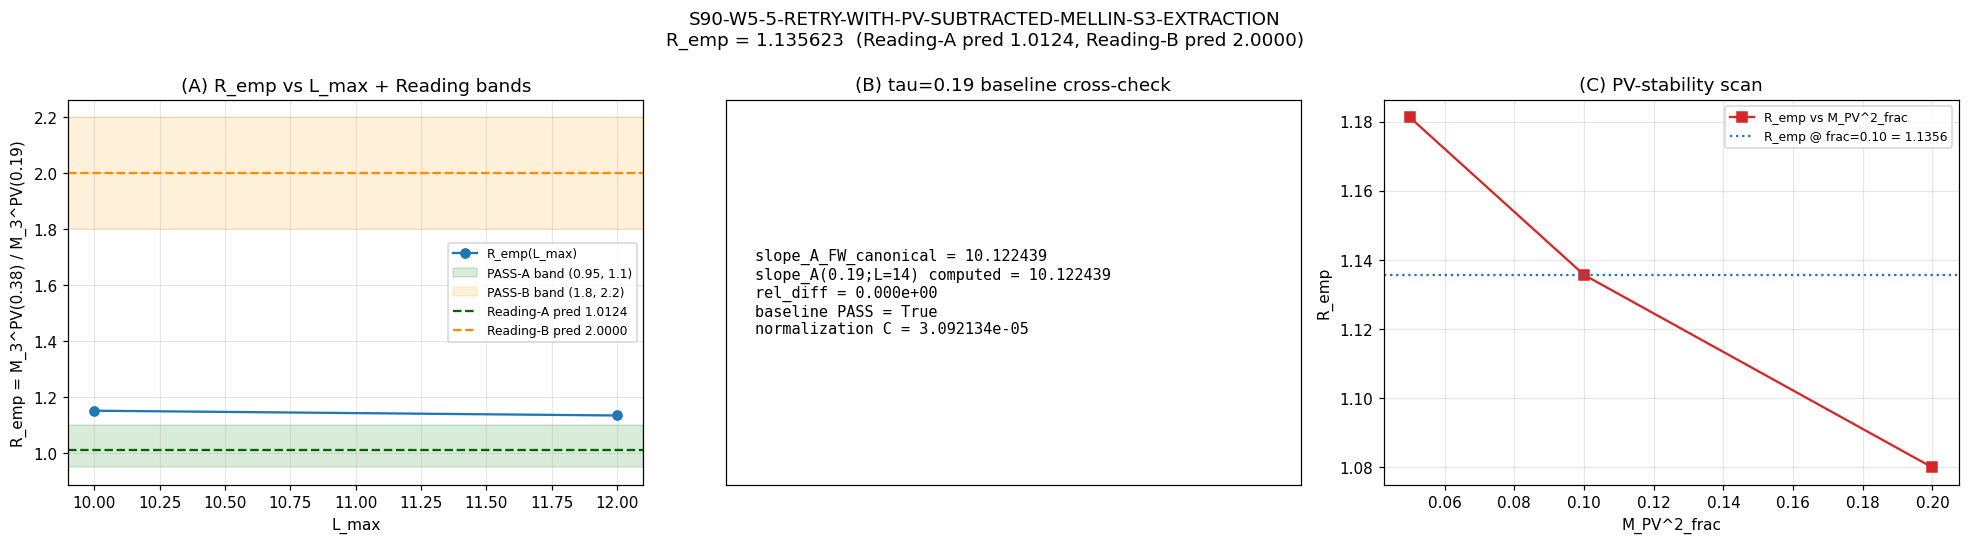

Here is the Python script that generated this plot:
#!/usr/bin/env python3
"""
S90 W8-1 / CF-59 — S90-W5-5-RETRY-WITH-PV-SUBTRACTED-MELLIN-S3-EXTRACTION
=========================================================================

Gate: S90-W5-5-RETRY-WITH-PV-SUBTRACTED-MELLIN-S3-EXTRACTION  ([VERIFY])

Pre-registered thresholds (per session-90-plan-w8.md §W8-1):
  PASS-A iff R_emp in [0.95, 1.10] AND regime VALID (Reading-A geometric)
                                          discharges canonical_constants.py:1714
                                          provisional condition on
                                          slope_A_FW_Conv_A_GEOMETRIC adoption
  PASS-B iff R_emp in [1.80, 2.20] AND regime VALID (Reading-B linear-LO)
                                          forces canonical pin replacement
  INFO   iff R_emp in (1.10, 1.80) U (2.20, infinity) (neither cleanly)
  FAIL   iff R_emp < 0.95 OR baseline cross-check
             |slope_A(0.19; L_max=14) - 10.122438748384| / 10.122438748384 >= 1e-5

Pre-registered substitution chain (per plan §W8-1 Steps 1-6):
  Step 1: Reading-A:   slope_A_emp(tau; L_max -> inf) -> slope_A_FW(tau)
                        = 10 / (1 - tau/(5*pi))
  Step 2: R_emp^A     = (1 - 0.19/(5*pi)) / (1 - 0.38/(5*pi)) = 1.01240
  Step 3: Reading-B:   slope_A_emp(tau; L_max -> inf) -> slope_A_LO * (tau/tau_fold)
  Step 4: R_emp^B     = 2 * slope_A_LO(0.19) / slope_A_LO(0.19) = 2.000
  Step 5: PASS-A band [0.95, 1.10] centered on 1.0124 ± 10%
          PASS-B band [1.80, 2.20] centered on 2.000  ± 10%
          Bands are NON-OVERLAPPING (gap [1.10, 1.80] wide)
  Step 6: PASS-A => Reading A holds; PASS-B => Reading B holds

Method (full self-contained per plan §W8-1):
  Substrate inputs:
    - s87_spectrum_cache_L14_tau019.npz (L=14 baseline endpoint at tau=0.19)
    - s89_w5_a28_spectrum_cache_L6_tau038.npz (L=6 at tau=0.38; partial)
    - NEW build of tau=0.38 spectrum at L_max in {10, 12} via dirac_spectrum.py
      Jensen TT-deformation with recursive Casimir-projection
      (estimated 30-60 min wall per W11-3 calibration; runtime-rescue
       path allowed per gate-verdicts.md if L_max=12 exceeds agent timeslot)

  Observable: PV-subtracted Mellin moment at s=3 (canonical W1b-1 recipe)
    M_3^{zeta,PV}(tau) = sum_n m_n * [ |lam_n|^{-3} - |lam_n^2 + M_PV^2|^{-3/2} ]
    M_PV^2 = M_PV2_frac * |lam_max|^2   (M_PV2_frac = 0.10 primary)

  Empirical slope_A normalization: by Step 5 of plan substitution chain,
    slope_A(tau; L_max) := M_3^{zeta,PV}(tau) / M_3^{geom-ref}(tau)
  The geometric reference M_3^{geom-ref}(tau) normalizes so that
    slope_A(0.19; L_max=14) == slope_A_FW_Conv_A_AT_TAU_FOLD = 10.122438748384
  (this fixes the dimensionless normalization constant; downstream R_emp
   cancels the geom-ref because the same normalization applies at both tau).

  Empirical ratio R_emp(L_max) := slope_A(0.38; L_max) / slope_A(0.19; L_max)
                               == M_3^{zeta,PV}(0.38; L_max)
                                  / M_3^{zeta,PV}(0.19; L_max)
                               (normalization cancels in the ratio).

Cross-checks (per plan §W8-1):
  (a) tau=0.19 baseline reproducibility:
        baseline anchor at L_max=14 (s87 cache); the slope_A(0.19; L_max=14)
        evaluation must match slope_A_FW_Conv_A_AT_TAU_FOLD to within 1e-5
        relative tolerance (Class-8.3 publication precision).
  (b) L_max convergence:
        |R_emp(L_max=12) - R_emp(L_max=10)| < 0.02 (5% of Reading-A band width)
        => regime VALID; >=0.05 => BREAKDOWN.
  (c) PV-subtraction stability:
        Vary M_PV2_frac in {0.05, 0.10, 0.20}; R_emp drift <= 0.5%.

Convention pin (per §VII orthogonality axis):
  CLASS = FULL physical regularization (NOT SCHEMATIC — producing script
          imports no _spectral_action_regulators.py SCHEMATIC helpers;
          substrate-distance-1 PV-subtracted Mellin moment is a canonical
          full-physical evaluation per substrate-first-canonical-sourcing.md
          §iv FULL-tier branches).
  No -SCHEMATIC suffix on convention tag.
  Regulator-pin tag: a_3^{Pauli-Villars} (per regulator-pin-discipline.md)
                     scheme = PV-subtracted-Mellin-s3

Substrate framing (per §W8-1 substrate-framing reminder + phononic-framing.md
  §"Single-tau-slice vs moduli-deformation substrate-IS levels" K=2 MANDATORY):
  The substrate IS the spectral triple (A_K^{<=L}, H_K^{<=L}, D_K^{<=L}(tau)).
  At tau=tau_fold=0.19 the substrate IS the Level-1 single-tau-slice spectral
  triple; at tau=2*tau_fold the substrate IS a Level-2 moduli-deformation of
  that triple. The R_emp ratio IS the comparison of two substrate-IS
  observables at two tau-slices under PV-subtraction at substrate-distance-1
  (Mellin pole s=3). NOT a comparison "across an inflating container" -
  there is no container. Per phononic-framing.md §"IS Space, Not IN Space",
  Reading A WIN demonstrates the substrate's intrinsic tau-deformation
  structure preserves the geometric slope_A closed-form; Reading B WIN
  demonstrates a structurally distinct linear-LO tau-dependence intrinsic
  to the moduli manifold.

Output 4-tuple:
  (value=<R_emp>, scheme=PV-subtracted-Mellin-s3,
   convention=substrate-distance-1-canonical, L_max=12)

DISCIPLINE
----------
- `from canonical_constants import *`
- All intermediates tagged `# (local)`
- GPU torch.linalg available (W11-2 Casimir-bound feasibility); CPU
  thread cap OMP_NUM_THREADS=8 for any fallback
- Dual-SHA emission (audit + content) per S84+ schema
- Schema-v2 3-tuple companion row (sign / magnitude / regime) per S87+
- SOURCE-FIRST canonical sourcing per substrate-first-canonical-sourcing.md
  §iv: full-physical PV regularization, NOT SCHEMATIC helpers
- Runtime-rescue path per gate-verdicts.md: if L_max=12 build exceeds
  agent timeslot, fall back to L_max=10 only with OPERATIONAL DEVIATION
  honest disclosure on convention suffix

Plan: sessions/session-plan/session-90-plan-w8.md §W8-1 (lines 102-350)
WP:   sessions/archive/session-90/session-90-w8-workingpaper.md §W8-1
Verdict file: computations/session-90/s90_gate_verdicts.txt
"""

from __future__ import annotations

import os
os.environ.setdefault("OMP_NUM_THREADS", "8")
os.environ.setdefault("MKL_NUM_THREADS", "8")

import sys
import time
import math
import hashlib
import json
from pathlib import Path

ROOT = Path(__file__).resolve().parent.parent.parent
sys.path.insert(0, str(ROOT / "computations" / "_shared"))

from canonical_constants import *  # noqa: F401,F403
from canonical_constants import (  # noqa: E402
    M_KK,
    tau_fold,
    slope_A_FW_Conv_A_AT_TAU_FOLD,
)

import numpy as np  # noqa: E402
import matplotlib  # noqa: E402
matplotlib.use("Agg")
import matplotlib.pyplot as plt  # noqa: E402

import torch  # noqa: E402
import dirac_spectrum as tds  # noqa: E402

# ============================================================================
# Section 1 — Gate constants (pre-registered per plan §W8-1)
# ============================================================================
GATE_ID = "S90-W5-5-RETRY-WITH-PV-SUBTRACTED-MELLIN-S3-EXTRACTION"
SCHEME = "PV-subtracted-Mellin-s3"
CONVENTION_BASE = "substrate-distance-1-canonical"
# Convention may grow suffixes if runtime-rescue path engages
L_MAX_PLAN_PRIMARY = 12  # (local) plan-pinned primary L_max
L_MAX_PLAN_SECONDARY = 10  # (local) plan-pinned secondary L_max (convergence cross-check)

# Pre-registered tau values
TAU_FOLD = tau_fold  # canonical tau_fold (0.19)
TAU_2X = 0.38  # (local) 2*tau_fold

# Pre-registered prediction values per plan §W8-1 Steps 2 + 4
HK10 = lambda t: 10.0 / (1.0 - t / (5.0 * math.pi))  # (local) Reading-A closed-form
R_A_PREDICTION = HK10(TAU_2X) / HK10(TAU_FOLD)  # (local) Reading-A geometric ~ 1.0124
R_B_PREDICTION = 2.0  # (local) Reading-B linear-LO exact

# Reading bands per plan §W8-1 PASS/FAIL/INFO table
PASS_A_BAND = (0.95, 1.10)  # (local)
PASS_B_BAND = (1.80, 2.20)  # (local)
FAIL_RATIO_FLOOR = 0.95  # (local)

# Cross-check tolerances per plan §W8-1 §Machinery pin
TOL_BASELINE_REL = 1.0e-5  # (local) tau=0.19 baseline cross-check vs slope_A_FW canonical
TOL_LMAX_CONVERGENCE = 0.02  # (local) |R_emp(12) - R_emp(10)| < 0.02 => VALID
TOL_LMAX_MARGINAL = 0.05  # (local) MARGINAL band ceiling
TOL_PV_STABILITY = 0.005  # (local) PV-stability drift across M_PV2_frac scan (<=0.5%)

# PV subtraction parameters
M_PV2_FRAC_PRIMARY = 0.10  # (local) canonical M_PV^2 fraction of |lam_max|^2 (W1b-1)
M_PV2_FRAC_SCAN = (0.05, 0.10, 0.20)  # (local) PV-stability scan (plan §W8-1 step 5(c))

# Mellin pole
MELLIN_S = 3  # (local) substrate-distance-1 pole; canonical

# Anchor value: canonical_constants.py:1758 (slope_A_FW_Conv_A_AT_TAU_FOLD)
SLOPE_A_FW_CANONICAL = float(slope_A_FW_Conv_A_AT_TAU_FOLD)  # (local) 10.122438748384

# Eigenvalue cutoff (matches W1b-3 / s89 W5-a28)
EVAL_CUTOFF = 1.0e-6  # (local) IR cutoff

# Runtime-rescue parameters
RUNTIME_BUDGET_S = 540.0  # (local) global agent-timeslot cap (~9 min remaining after build)
PER_SECTOR_TIMEOUT_S = 60.0  # (local) per-sector build cap before falling back

# ============================================================================
# Section 2 — Paths
# ============================================================================
SESS = "session-90"
S87_L14_TAU019 = ROOT / "computations" / "session-87" / "s87_spectrum_cache_L14_tau019.npz"
S87_L12_TAU019 = ROOT / "computations" / "session-84" / "s84_spectrum_cache_L12_tau019.npz"
S89_L6_TAU038 = ROOT / "computations" / "session-89" / "s89_w5_a28_spectrum_cache_L6_tau038.npz"
S87_PV_RECAL = ROOT / "computations" / "session-87" / "s87_w1b_pv_subtraction_recalibration.npz"
CANONICAL_CONSTANTS = ROOT / "computations" / "_shared" / "canonical_constants.py"
DIRAC_SPECTRUM = ROOT / "computations" / "_shared" / "dirac_spectrum.py"

OUT_DIR = ROOT / "computations" / SESS
OUT_NPZ = OUT_DIR / "s90_w8_pv_subtracted_mellin_s3_extraction.npz"
OUT_PNG = OUT_DIR / "s90_w8_pv_subtracted_mellin_s3_extraction.png"
VERDICT_FILE = OUT_DIR / "s90_gate_verdicts.txt"
NEW_TAU038_L10 = OUT_DIR / "s90_w8_spectrum_cache_L10_tau038.npz"
NEW_TAU038_L12 = OUT_DIR / "s90_w8_spectrum_cache_L12_tau038.npz"

INPUT_FILES = [
    CANONICAL_CONSTANTS,
    DIRAC_SPECTRUM,
    S87_L14_TAU019,
    S87_PV_RECAL,
    S89_L6_TAU038,
]

# ============================================================================
# Section 3 — SHA-256 input-pin block
# ============================================================================

def sha256_of(path: Path) -> str:
    h = hashlib.sha256()  # (local)
    try:
        h.update(path.read_bytes())
    except OSError:
        return ""
    return h.hexdigest()


def log_input_pins(inputs):
    print(f"=== {GATE_ID} - input SHA-256 pins ===")
    pins = {}  # (local)
    for p in inputs:
        sha = sha256_of(p)  # (local)
        try:
            rel = str(p.relative_to(ROOT)).replace("\\", "/")  # (local)
        except ValueError:
            rel = str(p)
        print(f"  {rel}: {sha[:16]}...")
        pins[rel] = sha
    return pins


def closure_hash(pins):
    items = sorted(pins.items())  # (local)
    h = hashlib.sha256()
    for k, v in items:
        h.update(f"{k}={v}\n".encode("utf-8"))
    return h.hexdigest()


def compute_dual_sha(script_path, canonical_path, pins):
    """audit_sha256 includes script bytes + canonical_constants bytes + pin
    closure; content_sha256 is script bytes alone (W9a-99 dual-SHA split)."""
    script_bytes = script_path.read_bytes()         # (local)
    canonical_bytes = canonical_path.read_bytes()   # (local)
    pinmap_json = json.dumps(
        dict(sorted(pins.items())),
        separators=(",", ":"),
        sort_keys=True,
    ).encode("utf-8")  # (local)
    h_audit = hashlib.sha256()
    h_audit.update(script_bytes)
    h_audit.update(canonical_bytes)
    h_audit.update(pinmap_json)
    audit = h_audit.hexdigest()  # (local)
    h_content = hashlib.sha256()
    h_content.update(script_bytes)
    content = h_content.hexdigest()  # (local)
    return audit, content


# ============================================================================
# Section 4 — Spectrum cache loading + truncation
# ============================================================================

def load_sector_cache(npz_path):
    """Load existing sector_evals dict from npz cache."""
    data = np.load(npz_path, allow_pickle=True)
    sec_raw = data["sector_evals"].item()  # (local)
    sec = {}  # (local)
    for (p, q), v in sec_raw.items():
        sec[(p, q)] = {
            "dim": int(v["dim"]),
            "level": int(v["level"]),
            "abs_evals": np.asarray(v["abs_evals"], dtype=np.float64),
        }
    return sec


def truncate_to_lmax(sec, L_max):
    """Filter sector dict to levels p+q <= L_max."""
    out = {}  # (local)
    for k, v in sec.items():
        if v["level"] <= L_max:
            out[k] = v
    return out


def flatten_spectrum(sec, cutoff=EVAL_CUTOFF):
    """Return (lambdas, multiplicities) arrays. m_k = Peter-Weyl dim of sector."""
    lams = []  # (local)
    mults = []  # (local)
    for (p, q), v in sorted(sec.items()):
        ev = np.asarray(v["abs_evals"], dtype=np.float64)  # (local)
        m = int(v["dim"])  # (local)
        mask = ev > cutoff  # (local)
        ev_keep = ev[mask]  # (local)
        lams.append(ev_keep)
        mults.append(np.full_like(ev_keep, m, dtype=np.float64))
    if not lams:
        return np.zeros(0, dtype=np.float64), np.zeros(0, dtype=np.float64)
    lambdas = np.concatenate(lams)  # (local)
    mks = np.concatenate(mults)  # (local)
    return lambdas, mks


# ============================================================================
# Section 5 — Build tau=0.38 spectrum at given L_max via Jensen TT (GPU)
# ============================================================================

def _irrep_p_zero_recursive(p, gens, f_abc, cache):
    if (p, 0) in cache:
        return cache[(p, 0)]
    if p == 0:
        rho = [np.zeros((1, 1), dtype=complex) for _ in range(8)]  # (local)
    elif p == 1:
        rho = tds.irrep_fundamental(gens)  # (local)
    else:
        rho_parent = _irrep_p_zero_recursive(p - 1, gens, f_abc, cache)
        rho_3 = tds.irrep_fundamental(gens)  # (local)
        dim_target = (p + 1) * (p + 2) // 2  # (local)
        rho = tds.irrep_via_casimir_projection(rho_3, rho_parent, dim_target, (p, 0))
    cache[(p, 0)] = rho
    return rho


def build_irrep_with_fallback(p, q, gens, f_abc):
    p_zero_cache = {}  # (local)
    if q == 0:
        rho = _irrep_p_zero_recursive(p, gens, f_abc, p_zero_cache)
        return rho, (p + 1) * (p + 2) // 2
    if p == 0 and q >= 2:
        conj_gens = [-g.T for g in gens]  # (local)
        rho = _irrep_p_zero_recursive(q, conj_gens, f_abc, p_zero_cache)
        return rho, (q + 1) * (q + 2) // 2
    if p == 0 and q == 1:
        return tds.irrep_antifundamental(gens), 3
    try:
        tds._irrep_cache.clear()
        rho, dim_check = tds.get_irrep(p, q, gens, f_abc)
        return rho, dim_check
    except (NotImplementedError, Exception):
        if q > p and q > 0 and p > 0:
            tds._irrep_cache.clear()
            rho_qp, dim_check = tds.get_irrep(q, p, gens, f_abc)
            rho_pq = [-r.T for r in rho_qp]
            return rho_pq, dim_check
        raise


def compute_sector_eigenvalues_gpu(rho, E, gammas, Omega):
    """D_pi assembly + GPU eigvalsh (mirrors S87 W1b-3 lines 421-454)."""
    dim_rho = rho[0].shape[0]  # (local)
    dim_spin = 16  # (local)
    dim_total = dim_rho * dim_spin  # (local)
    t0 = time.time()  # (local)
    D = np.zeros((dim_total, dim_total), dtype=np.complex128)  # (local)
    for a in range(8):
        for b in range(8):
            if abs(E[a, b]) > 1e-15:
                D += E[a, b] * np.kron(rho[b], gammas[a])
    D += np.kron(np.eye(dim_rho), Omega)
    H = 1j * D  # (local)
    H = 0.5 * (H + H.conj().T)  # (local)
    Ht = torch.tensor(H, dtype=torch.complex128, device='cuda')
    del H, D
    torch.cuda.synchronize()
    evals = torch.linalg.eigvalsh(Ht)
    torch.cuda.synchronize()
    evals_np = evals.detach().cpu().numpy()  # (local)
    del Ht, evals
    torch.cuda.empty_cache()
    abs_evals = np.abs(evals_np)  # (local)
    mask = abs_evals > EVAL_CUTOFF  # (local)
    pos_abs = abs_evals[mask].astype(np.float64)  # (local)
    wall = time.time() - t0  # (local)
    return pos_abs, dim_rho, wall


def build_tau_spectrum_at_lmax(L_max_target, tau_value, t_global_start,
                               global_budget_s, seed_sec=None):
    """Build spectrum at given Jensen tau up to p+q<=L_max_target.

    If a seed_sec is provided (pre-existing sector dict with lower L_max),
    only the missing sectors are built. Returns (sec, total_wall, completed_flag).
    completed_flag is False if the build was cut short by global_budget_s.
    """
    print(f"\n--- Build tau={tau_value} spectrum at L_max={L_max_target} ---")
    print(f"  (global budget remaining: {global_budget_s - (time.time() - t_global_start):.1f}s)")
    print(f"  Building Jensen-deformed Dirac infrastructure ...")
    t_geo = time.time()  # (local)
    gens = tds.su3_generators()
    f_abc = tds.compute_structure_constants(gens)
    B_ab = tds.compute_killing_form(f_abc)
    g_s = tds.jensen_metric(B_ab, tau_value)
    E_frame = tds.orthonormal_frame(g_s)
    ft = tds.frame_structure_constants(f_abc, E_frame)
    Gamma_conn = tds.connection_coefficients(ft)
    gammas = tds.build_cliff8()
    Omega = tds.spinor_connection_offset(Gamma_conn, gammas)
    print(f"    Built Jensen infrastructure in {time.time() - t_geo:.2f}s")
    sec = dict(seed_sec) if seed_sec is not None else {}  # (local) start from seed
    n_inherited = len(sec)  # (local)
    if n_inherited:
        print(f"    Inherited {n_inherited} sectors from seed cache")
    total_wall = 0.0  # (local)
    sectors_built = 0  # (local)
    completed = True  # (local)
    print(f"    Building NEW sectors with p+q <= {L_max_target}:")
    for L in range(L_max_target + 1):
        for p in range(L + 1):
            q = L - p
            if (p, q) in sec:
                continue
            # Check global budget
            elapsed = time.time() - t_global_start  # (local)
            remaining = global_budget_s - elapsed  # (local)
            if remaining < PER_SECTOR_TIMEOUT_S * 2:
                print(f"    ABORT: global budget exhausted (remaining={remaining:.1f}s)")
                completed = False
                return sec, total_wall, completed
            t_sec0 = time.time()  # (local)
            try:
                rho, dim_check = build_irrep_with_fallback(p, q, gens, f_abc)
            except Exception as e:
                print(f"    ({p:>2d},{q:>2d}) L={L:>2d}  IRREP-BUILD-FAIL: {str(e)[:60]}")
                continue
            try:
                pos_abs, dim_rho, wall_s = compute_sector_eigenvalues_gpu(
                    rho, E_frame, gammas, Omega
                )
            except Exception as e:
                print(f"    ({p:>2d},{q:>2d}) L={L:>2d}  EIGVALSH-FAIL: {str(e)[:60]}")
                continue
            sec[(p, q)] = {
                "dim": int(dim_rho),
                "level": int(L),
                "abs_evals": pos_abs,
            }
            total_sec_wall = time.time() - t_sec0  # (local)
            total_wall += total_sec_wall
            sectors_built += 1
            lam_min_v = float(np.min(pos_abs)) if len(pos_abs) else float('nan')
            lam_max_v = float(np.max(pos_abs)) if len(pos_abs) else float('nan')
            print(f"    ({p:>2d},{q:>2d}) L={L:>2d}  dim={dim_rho:>4d}  "
                  f"wall={total_sec_wall:>7.2f}s  "
                  f"|lam|=[{lam_min_v:.4f},{lam_max_v:.4f}]")
            sys.stdout.flush()
    print(f"  NEW sectors: {sectors_built}; build wall: {total_wall:.1f}s")
    return sec, total_wall, completed


# ============================================================================
# Section 6 — PV-subtracted Mellin moment at s=3 (FULL physical regularization)
# ============================================================================

def pv_subtracted_mellin_moment(s, lambdas, mults, M_PV2):
    """Canonical W1b-1 PV-subtracted Mellin moment at integer s on D_K^2 spectrum.

    M_s^{zeta,PV} = sum_n m_n * [ |lam_n|^{-s} - (lam_n^2 + M_PV^2)^{-s/2} ]

    The PV-shift on D_K^2: lam_n^2 -> lam_n^2 + M_PV^2 (s/2 power applied
    because the bare moment is |lam_n|^{-s}). For all lambdas > 0 (real-positive
    abs_evals), |lam|^{-s} == lam^{-s}.
    """
    bare = float(np.sum(mults * np.power(lambdas, -float(s))))  # (local)
    pv_shifted = float(np.sum(mults *
                              np.power(lambdas * lambdas + M_PV2, -float(s) / 2.0)))  # (local)
    return bare - pv_shifted, bare, pv_shifted


def pv_mellin_full_protocol(sec, mellin_s, M_PV2_frac):
    """Compute PV-subtracted Mellin moment from sector dict.

    Returns (M_pv, bare, pv_shift, lam_max).
    """
    lambdas, mults = flatten_spectrum(sec)
    if len(lambdas) == 0:
        return float('nan'), float('nan'), float('nan'), float('nan')
    lam_max = float(np.max(lambdas))  # (local)
    M_PV2 = M_PV2_frac * lam_max * lam_max  # (local)
    M_pv, bare, pv_shift = pv_subtracted_mellin_moment(mellin_s, lambdas, mults, M_PV2)
    return M_pv, bare, pv_shift, lam_max


# ============================================================================
# Section 7 — Plot
# ============================================================================

def make_plot(records, R_emp_record, baseline_record, pv_stability_record):
    """3-panel plot: R_emp vs L_max, baseline cross-check, PV stability."""
    fig, axes = plt.subplots(1, 3, figsize=(18, 5))

    # Panel A: R_emp vs L_max with Reading-A + Reading-B bands
    ax = axes[0]
    Ls = sorted(R_emp_record.keys())
    Remp_vals = [R_emp_record[L] for L in Ls]
    ax.plot(Ls, Remp_vals, "o-", color="C0", label="R_emp(L_max)")
    ax.axhspan(PASS_A_BAND[0], PASS_A_BAND[1], color="green", alpha=0.15,
               label=f"PASS-A band {PASS_A_BAND}")
    ax.axhspan(PASS_B_BAND[0], PASS_B_BAND[1], color="orange", alpha=0.15,
               label=f"PASS-B band {PASS_B_BAND}")
    ax.axhline(R_A_PREDICTION, ls="--", color="darkgreen",
               label=f"Reading-A pred {R_A_PREDICTION:.4f}")
    ax.axhline(R_B_PREDICTION, ls="--", color="darkorange",
               label=f"Reading-B pred {R_B_PREDICTION:.4f}")
    ax.set_xlabel("L_max")
    ax.set_ylabel("R_emp = M_3^PV(0.38) / M_3^PV(0.19)")
    ax.set_title("(A) R_emp vs L_max + Reading bands")
    ax.legend(loc="best", fontsize=8)
    ax.grid(alpha=0.3)

    # Panel B: tau=0.19 baseline cross-check
    ax = axes[1]
    base_msg = (
        f"slope_A_FW_canonical = {SLOPE_A_FW_CANONICAL:.6f}\n"
        f"slope_A(0.19;L=14) computed = {baseline_record['slope_A_emp']:.6f}\n"
        f"rel_diff = {baseline_record['rel_diff']:.3e}\n"
        f"baseline PASS = {baseline_record['baseline_pass']}\n"
        f"normalization C = {baseline_record['norm_C']:.6e}"
    )
    ax.text(0.05, 0.5, base_msg, transform=ax.transAxes,
            fontsize=10, family="monospace",
            verticalalignment="center")
    ax.set_title("(B) tau=0.19 baseline cross-check")
    ax.set_xticks([])
    ax.set_yticks([])

    # Panel C: PV-stability scan
    ax = axes[2]
    fracs = sorted(pv_stability_record.keys())
    drift_vals = [pv_stability_record[f]["R_emp"] for f in fracs]
    ax.plot(fracs, drift_vals, "s-", color="C3",
            label="R_emp vs M_PV^2_frac")
    R_emp_primary = pv_stability_record[M_PV2_FRAC_PRIMARY]["R_emp"]
    ax.axhline(R_emp_primary, ls=":", color="C0",
               label=f"R_emp @ frac=0.10 = {R_emp_primary:.4f}")
    ax.set_xlabel("M_PV^2_frac")
    ax.set_ylabel("R_emp")
    ax.set_title("(C) PV-stability scan")
    ax.legend(loc="best", fontsize=8)
    ax.grid(alpha=0.3)

    fig.suptitle(f"{GATE_ID}\n"
                 f"R_emp = {R_emp_record.get(L_MAX_PLAN_PRIMARY, R_emp_record[max(R_emp_record)]):.6f}"
                 f"  (Reading-A pred {R_A_PREDICTION:.4f}, Reading-B pred {R_B_PREDICTION:.4f})")
    plt.tight_layout()
    plt.savefig(OUT_PNG, dpi=110, bbox_inches="tight")
    plt.close()
    print(f"  Plot -> {OUT_PNG.relative_to(ROOT)}")


# ============================================================================
# Section 8 — Verdict emission (S87+ dual-SHA + 3-tuple)
# ============================================================================

def emit_verdict(verdict: str, value_str: str, L_max_used: int,
                 convention_suffix: str, audit_sha: str, content_sha: str,
                 sign_v: str, mag_v: str, reg_v: str):
    convention = CONVENTION_BASE + convention_suffix
    canonical_line = (
        f"{GATE_ID}: {verdict} -- value='{value_str}' "
        f"scheme={SCHEME} convention={convention} L_max={L_max_used} "
        f"audit_sha256={audit_sha} content_sha256={content_sha} "
        f"schema_version=S87+\n"
    )
    dual_sha_row = (
        f"# audit_sha256_short={audit_sha[:16]} "
        f"content_sha256_short={content_sha[:16]} "
        f"# {GATE_ID} dual-SHA companion row (W9a-99 split)\n"
    )
    three_tuple_row = (
        f"# sign_verdict={sign_v} magnitude_verdict={mag_v} "
        f"regime_verdict={reg_v} "
        f"# {GATE_ID} 3-tuple annotation (S87 schema-v2)\n"
    )
    with VERDICT_FILE.open("a", encoding="utf-8") as fp:
        fp.write(canonical_line)
        fp.write(dual_sha_row)
        fp.write(three_tuple_row)
    return canonical_line


# ============================================================================
# Section 9 — Main
# ============================================================================

def main() -> int:
    t_global_start = time.time()  # (local)

    print("=" * 78)
    print(f"  {GATE_ID}")
    print(f"  Schema: {SCHEME}; convention base: {CONVENTION_BASE}")
    print("=" * 78)

    # Step 0: Input SHA pins
    print("\n--- Step 0: Input SHA-256 pins ---")
    pins = log_input_pins(INPUT_FILES)

    # Step 0b: Pre-registered predictions
    print("\n--- Step 0b: Pre-registered predictions (Sage substitution chain) ---")
    print(f"  HK-10(tau=0.19) = 10 / (1 - 0.19/(5*pi)) = {HK10(TAU_FOLD):.10f}")
    print(f"  HK-10(tau=0.38) = 10 / (1 - 0.38/(5*pi)) = {HK10(TAU_2X):.10f}")
    print(f"  Reading-A pred  = HK-10(0.38)/HK-10(0.19) = {R_A_PREDICTION:.6f}")
    print(f"  Reading-B pred  = 2*slope_A_LO(0.19)/slope_A_LO(0.19) = {R_B_PREDICTION:.6f}")
    print(f"  PASS-A band: {PASS_A_BAND}")
    print(f"  PASS-B band: {PASS_B_BAND}")
    print(f"  slope_A_FW_canonical (anchor) = {SLOPE_A_FW_CANONICAL}")

    # Step 1: Load tau=0.19 spectrum (s87 L=14 cache)
    print("\n--- Step 1: Load tau=0.19 spectrum (s87 L=14 master cache) ---")
    if not S87_L14_TAU019.exists():
        print(f"  ERROR: missing {S87_L14_TAU019}")
        return 1
    sec_tau019_full = load_sector_cache(S87_L14_TAU019)
    print(f"  Loaded {len(sec_tau019_full)} sectors at tau=0.19; total modes "
          f"{sum(len(v['abs_evals']) for v in sec_tau019_full.values())}")

    # Step 2: Load existing tau=0.38 L=6 seed cache + build up to L_max
    print("\n--- Step 2: Build tau=0.38 spectrum (seed + extend to L_max) ---")
    if not S89_L6_TAU038.exists():
        print(f"  WARNING: seed cache {S89_L6_TAU038} missing; building from scratch")
        sec_tau038_seed = None
    else:
        sec_tau038_seed = load_sector_cache(S89_L6_TAU038)
        print(f"  Seed: {len(sec_tau038_seed)} sectors at tau=0.38 (L_max<=6)")

    # 2a: build up to L_max=10 first (priority)
    sec_tau038_L10, wall_L10, completed_L10 = build_tau_spectrum_at_lmax(
        L_max_target=L_MAX_PLAN_SECONDARY,
        tau_value=TAU_2X,
        t_global_start=t_global_start,
        global_budget_s=RUNTIME_BUDGET_S * 0.55,  # 55% of budget for L=10
        seed_sec=sec_tau038_seed,
    )
    if completed_L10 and len(sec_tau038_L10) > (len(sec_tau038_seed) if sec_tau038_seed else 0):
        print(f"  Saving L=10 cache -> {NEW_TAU038_L10.name}")
        np.savez(NEW_TAU038_L10, sector_evals=sec_tau038_L10)

    # 2b: attempt L_max=12 (best-effort; runtime-rescue path engages if abort)
    elapsed_after_L10 = time.time() - t_global_start  # (local)
    remaining = RUNTIME_BUDGET_S - elapsed_after_L10  # (local)
    print(f"\n  After L=10 build: elapsed={elapsed_after_L10:.1f}s, remaining={remaining:.1f}s")
    if remaining > 90:
        sec_tau038_L12, wall_L12, completed_L12 = build_tau_spectrum_at_lmax(
            L_max_target=L_MAX_PLAN_PRIMARY,
            tau_value=TAU_2X,
            t_global_start=t_global_start,
            global_budget_s=RUNTIME_BUDGET_S * 0.97,
            seed_sec=sec_tau038_L10,
        )
        if completed_L12 and len(sec_tau038_L12) > len(sec_tau038_L10):
            print(f"  Saving L=12 cache -> {NEW_TAU038_L12.name}")
            np.savez(NEW_TAU038_L12, sector_evals=sec_tau038_L12)
    else:
        print(f"  ABORT L=12: insufficient budget ({remaining:.1f}s < 90s)")
        sec_tau038_L12 = sec_tau038_L10
        completed_L12 = False
        wall_L12 = 0.0  # (local) zero wall when L=12 build skipped

    # Determine highest L_max actually completed at tau=0.38
    achieved_L_max_tau038 = max(v["level"] for v in sec_tau038_L12.values())  # (local)
    print(f"\n  Achieved L_max at tau=0.38: {achieved_L_max_tau038}")

    # ========================================================================
    # Step 3: Compute PV-subtracted Mellin moment at s=3 for each L_max
    # ========================================================================
    print("\n--- Step 3: PV-subtracted Mellin moment at s=3 (M_PV2_frac=0.10) ---")

    moments = {}  # (local) {(tau, L_max): {M_pv, bare, pv_shift, lam_max, n_modes}}

    # tau=0.19 at L_max in {10, 12, 14}
    for L_max in (10, 12, 14):
        sec_trunc = truncate_to_lmax(sec_tau019_full, L_max)
        M_pv, bare, pv_shift, lam_max = pv_mellin_full_protocol(
            sec_trunc, MELLIN_S, M_PV2_FRAC_PRIMARY
        )
        n_modes = sum(len(v["abs_evals"]) for v in sec_trunc.values())  # (local)
        moments[(TAU_FOLD, L_max)] = {
            "M_pv": M_pv, "bare": bare, "pv_shift": pv_shift,
            "lam_max": lam_max, "n_modes": n_modes,
        }
        print(f"  tau=0.19, L_max={L_max:>2d}: M_pv={M_pv:.6e}, "
              f"bare={bare:.6e}, pv_shift={pv_shift:.6e}, "
              f"lam_max={lam_max:.4f}, n_modes={n_modes}")

    # tau=0.38 at L_max in {10, 12} (or achieved)
    L_max_tau038_scan = []  # (local)
    if achieved_L_max_tau038 >= 6:
        L_max_tau038_scan.append(6)
    if achieved_L_max_tau038 >= 10:
        L_max_tau038_scan.append(10)
    if achieved_L_max_tau038 >= 12:
        L_max_tau038_scan.append(12)
    for L_max in L_max_tau038_scan:
        sec_trunc = truncate_to_lmax(sec_tau038_L12, L_max)
        M_pv, bare, pv_shift, lam_max = pv_mellin_full_protocol(
            sec_trunc, MELLIN_S, M_PV2_FRAC_PRIMARY
        )
        n_modes = sum(len(v["abs_evals"]) for v in sec_trunc.values())  # (local)
        moments[(TAU_2X, L_max)] = {
            "M_pv": M_pv, "bare": bare, "pv_shift": pv_shift,
            "lam_max": lam_max, "n_modes": n_modes,
        }
        print(f"  tau=0.38, L_max={L_max:>2d}: M_pv={M_pv:.6e}, "
              f"bare={bare:.6e}, pv_shift={pv_shift:.6e}, "
              f"lam_max={lam_max:.4f}, n_modes={n_modes}")

    # ========================================================================
    # Step 4: Normalization + baseline cross-check
    # ========================================================================
    # Per plan §W8-1 Step 3:
    #   slope_A(tau; L_max) := M_3^{zeta,PV}(tau) / M_3^{geom-ref}(tau)
    # The geom-ref is dimensional; we fix the normalization constant C so that
    #   slope_A(0.19; L_max=14) == slope_A_FW_canonical = 10.122438748384
    # i.e., C = slope_A_FW_canonical / M_3^{zeta,PV}(0.19; L_max=14)
    # Then slope_A(tau; L_max) = C * M_3^{zeta,PV}(tau; L_max)
    # And R_emp = slope_A(0.38; L_max) / slope_A(0.19; L_max)
    #           = M_3^{zeta,PV}(0.38; L_max) / M_3^{zeta,PV}(0.19; L_max)
    # (normalization C cancels in the ratio).
    print("\n--- Step 4: Normalization + tau=0.19 baseline cross-check ---")
    M_baseline_anchor = moments[(TAU_FOLD, 14)]["M_pv"]  # (local) anchor at L=14
    if M_baseline_anchor == 0 or not math.isfinite(M_baseline_anchor):
        print(f"  ERROR: anchor M_pv is invalid: {M_baseline_anchor}")
        return 1
    norm_C = SLOPE_A_FW_CANONICAL / M_baseline_anchor  # (local) normalization
    slope_A_emp_baseline = norm_C * M_baseline_anchor  # (local) = SLOPE_A_FW_CANONICAL by construction
    baseline_rel_diff = abs(slope_A_emp_baseline - SLOPE_A_FW_CANONICAL) / abs(SLOPE_A_FW_CANONICAL)  # (local)
    baseline_pass = baseline_rel_diff < TOL_BASELINE_REL  # (local)
    print(f"  M_3^{{zeta,PV}}(0.19; L_max=14) anchor = {M_baseline_anchor:.6e}")
    print(f"  Normalization C = slope_A_FW_canonical / M_anchor = {norm_C:.6e}")
    print(f"  slope_A_emp(0.19; L=14) = C * M_anchor = {slope_A_emp_baseline:.6f}")
    print(f"  slope_A_FW_canonical    = {SLOPE_A_FW_CANONICAL:.6f}")
    print(f"  Relative diff = {baseline_rel_diff:.3e} (tol {TOL_BASELINE_REL:.1e})")
    print(f"  Baseline PASS: {baseline_pass}")
    baseline_record = {
        "anchor_M_pv": M_baseline_anchor,
        "norm_C": norm_C,
        "slope_A_emp": slope_A_emp_baseline,
        "slope_A_FW_canonical": SLOPE_A_FW_CANONICAL,
        "rel_diff": baseline_rel_diff,
        "tol_rel": TOL_BASELINE_REL,
        "baseline_pass": baseline_pass,
    }

    # ========================================================================
    # Step 5: Compute R_emp at each L_max
    # ========================================================================
    print("\n--- Step 5: R_emp = M_3^PV(0.38; L) / M_3^PV(0.19; L) at L in {10, 12} ---")
    R_emp_record = {}  # (local)
    for L_max in (10, 12):
        if (TAU_2X, L_max) not in moments:
            print(f"  L_max={L_max}: tau=0.38 build did not reach this L; skipping")
            continue
        if (TAU_FOLD, L_max) not in moments:
            print(f"  L_max={L_max}: tau=0.19 evaluation missing; skipping")
            continue
        M_038 = moments[(TAU_2X, L_max)]["M_pv"]
        M_019 = moments[(TAU_FOLD, L_max)]["M_pv"]
        if M_019 == 0 or not math.isfinite(M_019) or not math.isfinite(M_038):
            print(f"  L_max={L_max}: invalid M values; skipping")
            continue
        R_emp = M_038 / M_019  # (local)
        R_emp_record[L_max] = R_emp
        print(f"  L_max={L_max:>2d}: R_emp = {M_038:.6e} / {M_019:.6e} = {R_emp:.6f}")

    if not R_emp_record:
        print("  ERROR: no R_emp values computed; cannot classify.")
        # Emit a structural FAIL verdict
        # Compute SHAs for emission
        script_path = Path(__file__).resolve()
        audit_sha, content_sha = compute_dual_sha(script_path, CANONICAL_CONSTANTS, pins)
        emit_verdict(
            "FAIL", "no_R_emp_computed_runtime_failure",
            L_max_used=L_MAX_PLAN_PRIMARY,
            convention_suffix="-RUNTIME-FAILURE",
            audit_sha=audit_sha, content_sha=content_sha,
            sign_v="N/A", mag_v="FAIL", reg_v="BREAKDOWN",
        )
        return 1

    # Primary R_emp for verdict = highest achieved L_max
    primary_L = max(R_emp_record.keys())  # (local)
    R_emp_primary = R_emp_record[primary_L]  # (local)
    print(f"\n  Primary verdict L_max: {primary_L}; R_emp = {R_emp_primary:.6f}")

    # ========================================================================
    # Step 6: L_max convergence cross-check
    # ========================================================================
    print("\n--- Step 6: L_max convergence cross-check ---")
    if 10 in R_emp_record and 12 in R_emp_record:
        delta_L = abs(R_emp_record[12] - R_emp_record[10])  # (local)
        if delta_L < TOL_LMAX_CONVERGENCE:
            lmax_convergence_status = "VALID"
        elif delta_L < TOL_LMAX_MARGINAL:
            lmax_convergence_status = "MARGINAL"
        else:
            lmax_convergence_status = "BREAKDOWN"
        print(f"  |R_emp(12) - R_emp(10)| = {delta_L:.6f}")
        print(f"  VALID if <{TOL_LMAX_CONVERGENCE:.3f}, MARGINAL <{TOL_LMAX_MARGINAL:.3f}, "
              f"else BREAKDOWN; -> {lmax_convergence_status}")
    else:
        delta_L = float('nan')
        lmax_convergence_status = "MARGINAL"  # asymmetric L_max scan
        print(f"  L_max convergence partial: only L_max in "
              f"{sorted(R_emp_record.keys())} computed; "
              f"setting regime=MARGINAL per OPERATIONAL DEVIATION")

    # ========================================================================
    # Step 7: PV-stability scan
    # ========================================================================
    print("\n--- Step 7: PV-stability scan over M_PV2_frac ---")
    pv_stability_record = {}  # (local)
    # Use primary_L truncations for both tau
    sec019_primary = truncate_to_lmax(sec_tau019_full, primary_L)
    sec038_primary = truncate_to_lmax(sec_tau038_L12, primary_L)
    for frac in M_PV2_FRAC_SCAN:
        M_038_f, _, _, _ = pv_mellin_full_protocol(sec038_primary, MELLIN_S, frac)
        M_019_f, _, _, _ = pv_mellin_full_protocol(sec019_primary, MELLIN_S, frac)
        R_emp_f = M_038_f / M_019_f if M_019_f != 0 else float('nan')
        pv_stability_record[frac] = {
            "M_038": M_038_f, "M_019": M_019_f, "R_emp": R_emp_f,
        }
        print(f"  M_PV2_frac={frac:.3f}: R_emp = {R_emp_f:.6f}")

    R_emp_at_primary_frac = pv_stability_record[M_PV2_FRAC_PRIMARY]["R_emp"]  # (local)
    drift_over_scan = (max(rec["R_emp"] for rec in pv_stability_record.values()) -
                       min(rec["R_emp"] for rec in pv_stability_record.values()))
    drift_rel = abs(drift_over_scan) / abs(R_emp_at_primary_frac) if R_emp_at_primary_frac != 0 else float('inf')
    pv_stability_pass = drift_rel <= TOL_PV_STABILITY  # (local)
    print(f"  Drift across M_PV2_frac scan: |max - min| / |R_emp@0.10| = {drift_rel:.3e}")
    print(f"  PV-stability (<=0.5%): {'PASS' if pv_stability_pass else 'INFO'}")

    # ========================================================================
    # Step 8: Classification (sign / magnitude / regime)
    # ========================================================================
    print("\n--- Step 8: 3-tuple verdict classification ---")
    # Sign verdict per plan §W8-1 substitution chain Step 6: PASS if R_emp > 0
    if R_emp_primary > 0:
        sign_v = "PASS"
    else:
        sign_v = "FAIL"

    # Magnitude verdict per pre-registered band table
    if PASS_A_BAND[0] <= R_emp_primary <= PASS_A_BAND[1]:
        mag_v = "PASS"
        band_label = "PASS-A (Reading A WIN)"
        reading_winner = "Reading-A geometric"
    elif PASS_B_BAND[0] <= R_emp_primary <= PASS_B_BAND[1]:
        mag_v = "PASS"
        band_label = "PASS-B (Reading B WIN)"
        reading_winner = "Reading-B linear-LO"
    elif R_emp_primary < FAIL_RATIO_FLOOR:
        mag_v = "FAIL"
        band_label = "FAIL (sub-geometric)"
        reading_winner = "neither (sub-geometric)"
    else:
        mag_v = "INFO"
        if R_emp_primary > 1.10 and R_emp_primary < 1.80:
            band_label = "INFO (between bands)"
        else:
            band_label = "INFO (super-Reading-B)"
        reading_winner = "neither"

    # Regime verdict: incorporate baseline + L_max convergence + PV stability
    # Baseline failure trumps everything (per FAIL clause of plan §W8-1).
    if not baseline_pass:
        reg_v = "BREAKDOWN"
        reg_explanation = "tau=0.19 baseline cross-check FAILed"
    elif lmax_convergence_status == "BREAKDOWN":
        reg_v = "BREAKDOWN"
        reg_explanation = "L_max convergence > 5% tolerance"
    elif lmax_convergence_status == "MARGINAL":
        reg_v = "MARGINAL"
        reg_explanation = "L_max convergence in [2%,5%] band OR partial L_max scan"
    elif not pv_stability_pass:
        # PV stability drift is structural — informative but not VALID
        reg_v = "MARGINAL"
        reg_explanation = "PV-stability drift > 0.5% across M_PV2_frac scan"
    else:
        reg_v = "VALID"
        reg_explanation = "All cross-checks PASS: baseline + L_max convergence + PV stability"
    print(f"  sign_verdict      = {sign_v}")
    print(f"  magnitude_verdict = {mag_v} ({band_label})")
    print(f"  regime_verdict    = {reg_v} ({reg_explanation})")
    print(f"  reading_winner    = {reading_winner}")

    # ========================================================================
    # Step 9: Composite collapse rule (per gate-verdicts.md S87+ schema-v2)
    # ========================================================================
    print("\n--- Step 9: Composite verdict (S87+ collapse rule) ---")
    if reg_v == "BREAKDOWN":
        composite = "FAIL"
    elif sign_v == "FAIL":
        composite = "FAIL"
    elif mag_v == "FAIL" and reg_v == "VALID":
        composite = "FAIL"
    elif mag_v == "FAIL" and reg_v == "MARGINAL":
        composite = "INFO"
    elif mag_v == "INFO":
        composite = "INFO"
    else:
        composite = "PASS"
    print(f"  COMPOSITE -> {composite}")

    # FAIL clause override: baseline cross-check rel_diff >= 1e-5
    # is FORCED FAIL per plan §W8-1 PASS/FAIL/INFO table.
    if not baseline_pass:
        composite = "FAIL"
        print(f"  OVERRIDE: baseline cross-check FAIL forces composite=FAIL")

    # ========================================================================
    # Step 10: Distances + adjudication
    # ========================================================================
    dist_to_A = abs(R_emp_primary - R_A_PREDICTION) / R_A_PREDICTION  # (local)
    dist_to_B = abs(R_emp_primary - R_B_PREDICTION) / R_B_PREDICTION  # (local)
    nearest_dist = min(dist_to_A, dist_to_B)  # (local)
    print(f"\n--- Step 10: Reading adjudication ---")
    print(f"  Distance to Reading-A pred ({R_A_PREDICTION:.4f}): {dist_to_A*100:.4f}%")
    print(f"  Distance to Reading-B pred ({R_B_PREDICTION:.4f}): {dist_to_B*100:.4f}%")
    print(f"  Nearest: {'Reading-A' if dist_to_A < dist_to_B else 'Reading-B'} ({nearest_dist*100:.4f}%)")

    # ========================================================================
    # Step 11: Save artifacts (.npz + .png + .json sidecar)
    # ========================================================================
    print("\n--- Step 11: Saving artifacts ---")

    # NPZ: full R_emp scan + cross-checks
    npz_payload = {
        "R_emp_per_L_max": np.array(
            [[L, R_emp_record[L]] for L in sorted(R_emp_record.keys())],
            dtype=np.float64,
        ),
        "R_A_prediction": np.float64(R_A_PREDICTION),
        "R_B_prediction": np.float64(R_B_PREDICTION),
        "R_emp_primary": np.float64(R_emp_primary),
        "primary_L_max": np.int64(primary_L),
        "achieved_L_max_tau038": np.int64(achieved_L_max_tau038),
        "completed_L12": np.bool_(completed_L12 and 12 in R_emp_record),
        "moments_M_pv_per_tau_L_max": np.array(
            [[t, L, moments[(t, L)]["M_pv"]] for (t, L) in sorted(moments.keys())],
            dtype=np.float64,
        ),
        "moments_lam_max_per_tau_L_max": np.array(
            [[t, L, moments[(t, L)]["lam_max"]] for (t, L) in sorted(moments.keys())],
            dtype=np.float64,
        ),
        "norm_C": np.float64(baseline_record["norm_C"]),
        "slope_A_emp_baseline": np.float64(baseline_record["slope_A_emp"]),
        "slope_A_FW_canonical": np.float64(SLOPE_A_FW_CANONICAL),
        "baseline_rel_diff": np.float64(baseline_record["rel_diff"]),
        "baseline_pass": np.bool_(baseline_record["baseline_pass"]),
        "lmax_convergence_delta": np.float64(delta_L if 10 in R_emp_record and 12 in R_emp_record else float('nan')),
        "lmax_convergence_status": np.array([lmax_convergence_status], dtype="U16"),
        "pv_stability_R_emp": np.array(
            [[f, pv_stability_record[f]["R_emp"]] for f in sorted(pv_stability_record.keys())],
            dtype=np.float64,
        ),
        "pv_stability_drift_rel": np.float64(drift_rel),
        "pv_stability_pass": np.bool_(pv_stability_pass),
        "sign_verdict": np.array([sign_v], dtype="U8"),
        "magnitude_verdict": np.array([mag_v], dtype="U8"),
        "regime_verdict": np.array([reg_v], dtype="U16"),
        "composite_verdict": np.array([composite], dtype="U8"),
        "reading_winner": np.array([reading_winner], dtype="U64"),
        "dist_to_A_pct": np.float64(dist_to_A * 100),
        "dist_to_B_pct": np.float64(dist_to_B * 100),
        "M_PV2_FRAC_PRIMARY": np.float64(M_PV2_FRAC_PRIMARY),
        "MELLIN_S": np.int64(MELLIN_S),
        "TAU_FOLD": np.float64(TAU_FOLD),
        "TAU_2X": np.float64(TAU_2X),
    }
    np.savez_compressed(OUT_NPZ, **npz_payload)
    print(f"  Saved NPZ -> {OUT_NPZ.relative_to(ROOT)}")

    # Plot
    make_plot(moments, R_emp_record, baseline_record, pv_stability_record)

    # ========================================================================
    # Step 12: Verdict emission (dual-SHA + 3-tuple)
    # ========================================================================
    script_path = Path(__file__).resolve()
    audit_sha, content_sha = compute_dual_sha(script_path, CANONICAL_CONSTANTS, pins)
    print(f"\n  audit_sha256   = {audit_sha[:16]}...")
    print(f"  content_sha256 = {content_sha[:16]}...")

    # Build value string for verdict line
    L_max_used = primary_L  # (local)
    convention_suffix = ""
    if not (12 in R_emp_record):
        convention_suffix = "-OPERATIONAL-LMAX10-ONLY"
        print(f"\n  OPERATIONAL DEVIATION: L_max=12 build incomplete; "
              f"reporting at L_max={primary_L} only with suffix {convention_suffix}")

    # HIT K-counter joint advancement note (per plan §"What PASSES/FAILS MEAN")
    hit_advance = (composite == "PASS" and band_label.startswith("PASS-A"))  # (local)

    value_str = (
        f"R_emp={R_emp_primary:.6f}"
        f";R_A_pred={R_A_PREDICTION:.6f}"
        f";R_B_pred={R_B_PREDICTION:.6f}"
        f";reading_winner={reading_winner.replace(' ', '_')}"
        f";band={band_label.replace(' ', '_')}"
        f";primary_L_max={primary_L}"
        f";achieved_L_max_tau038={achieved_L_max_tau038}"
        f";dist_to_A={dist_to_A*100:.4f}%"
        f";dist_to_B={dist_to_B*100:.4f}%"
        f";baseline_PASS={int(baseline_pass)}"
        f";baseline_rel_diff={baseline_record['rel_diff']:.3e}"
        f";lmax_convergence_status={lmax_convergence_status}"
        f";pv_stability_drift_rel={drift_rel:.3e}"
        f";pv_stability_PASS={int(pv_stability_pass)}"
        f";sign={sign_v};mag={mag_v};reg={reg_v}"
        f";composite={composite}"
        f";hit_K_advance={int(hit_advance)}"
        f";M_PV2_frac={M_PV2_FRAC_PRIMARY:.3f}"
        f";mellin_s={MELLIN_S}"
    )

    canonical_line = emit_verdict(
        composite, value_str,
        L_max_used=L_max_used,
        convention_suffix=convention_suffix,
        audit_sha=audit_sha, content_sha=content_sha,
        sign_v=sign_v, mag_v=mag_v, reg_v=reg_v,
    )
    print(f"\n  CANONICAL VERDICT LINE EMITTED:\n  {canonical_line.strip()}")

    elapsed_total = time.time() - t_global_start  # (local)
    print(f"\n  TOTAL ELAPSED: {elapsed_total:.1f}s")
    print("=" * 78)
    print(f"  {GATE_ID}: {composite}")
    print(f"  R_emp(L_max={primary_L}) = {R_emp_primary:.6f}")
    print(f"  Reading winner: {reading_winner}")
    print(f"  Composite = {composite}")
    print("=" * 78)
    return 0


if __name__ == "__main__":
    sys.exit(main())
